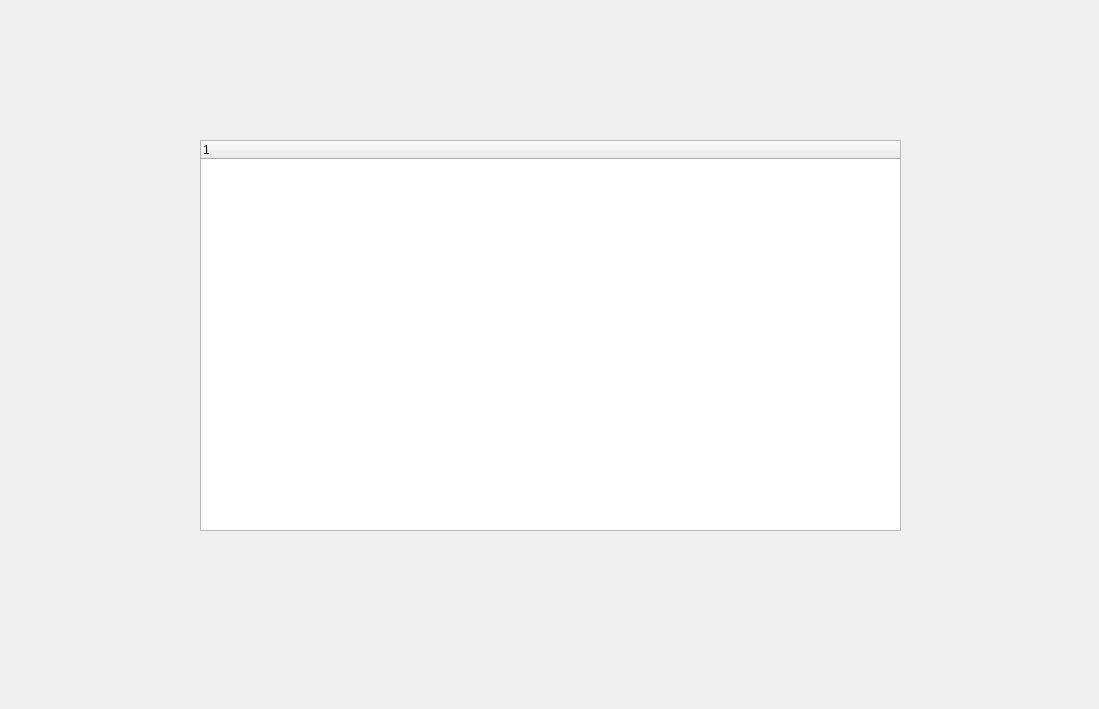
<?xml version="1.0" encoding="UTF-8"?>
<ui version="4.0">
 <class>Widget</class>
 <widget class="QWidget" name="Widget">
  <property name="geometry">
   <rect>
    <x>0</x>
    <y>0</y>
    <width>1099</width>
    <height>709</height>
   </rect>
  </property>
  <property name="windowTitle">
   <string>Widget</string>
  </property>
  <widget class="QTreeWidget" name="treeWidget">
   <property name="geometry">
    <rect>
     <x>200</x>
     <y>140</y>
     <width>701</width>
     <height>391</height>
    </rect>
   </property>
   <column>
    <property name="text">
     <string notr="true">1</string>
    </property>
   </column>
  </widget>
 </widget>
 <resources/>
 <connections/>
</ui>
